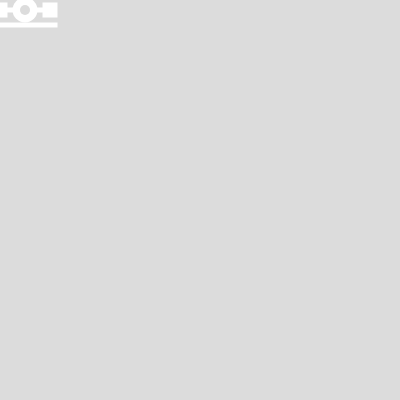
Frame 1 (no input)
Frame 60 (no input): identical to frame 1, image omitted
Frame 120 (the mouse pressed at the canvas centre since frame 60): identical to frame 1, image omitted

The p5.js sketch that drew this single still picture (run headless with seeded random() and noise() and a simulated clock; from frame 60 on, the mouse is pressed at the canvas centre):

// p5.js sketch
// ── sketch.js
function setup() {
  createCanvas(400, 400);
  rectMode(CENTER)
}

function draw() {
  background(220);
  jaali()
}

function jaali(){
  noStroke()
  rect(0,10,15)
  circle(25,10,25)
  push()
  fill(220)
  circle(25,10,10)
  pop()
  rect(50,10,15)
  rect(0,10,40,5)
  rect(40,10,20,5)
  rect(0,25,115,5)

  
  
}
